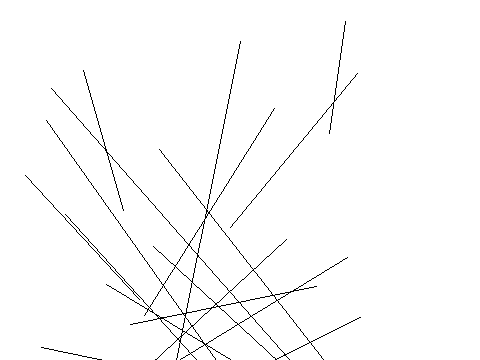

The script that saved this image:
from PIL import Image, ImageDraw
image1 = Image.new('RGB', (480, 360), '#ffffff')
draw = ImageDraw.Draw(image1)
c=[329,139,265,213]
draw.ellipse(c,'#ffffff','#000000')
c=[102,381,194,350]
draw.ellipse(c,'#ffffff','#000000')
c=[412,172,238,29]
draw.ellipse(c,'#ffffff','#000000')
l=[406,479,153,246]
draw.line(l,'#000000')
l=[202,366,65,214]
draw.line(l,'#000000')
l=[345,21,329,133]
draw.line(l,'#000000')
l=[159,149,323,359]
draw.line(l,'#000000')
l=[137,376,286,239]
draw.line(l,'#000000')
l=[278,388,106,284]
draw.line(l,'#000000')
l=[272,395,41,347]
draw.line(l,'#000000')
l=[274,442,46,120]
draw.line(l,'#000000')
l=[139,299,25,175]
draw.line(l,'#000000')
l=[64,430,347,257]
draw.line(l,'#000000')
l=[395,480,51,88]
draw.line(l,'#000000')
l=[160,440,240,41]
draw.line(l,'#000000')
l=[316,286,130,324]
draw.line(l,'#000000')
l=[274,108,144,315]
draw.line(l,'#000000')
l=[123,210,83,70]
draw.line(l,'#000000')
l=[357,73,230,227]
draw.line(l,'#000000')
l=[271,361,360,317]
draw.line(l,'#000000')
image1.save('Artist02.png')